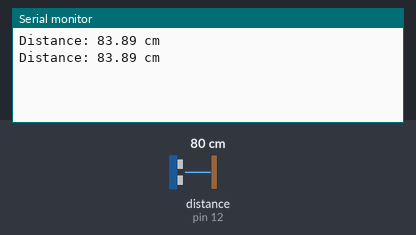
Recording of a sketch running on a simulated Arduino Uno, built with avr-gcc and run on an emulated ATmega328P. Shown: the last lines printed to the serial monitor. Wiring (inferred from the names in the program): ultrasonic range finder: trigger pin 13; echo pin 12. The inputs (shaded band) are chosen by the test bench; at power-on: distance to the obstacle (sensor on pin 12) 80 cm. The echo pulse lasts 58.3 µs per cm.

Above: at 1.8 s.
1.9 s: distance to the obstacle (sensor on pin 12) set to 2 cm
At 2.8 s:
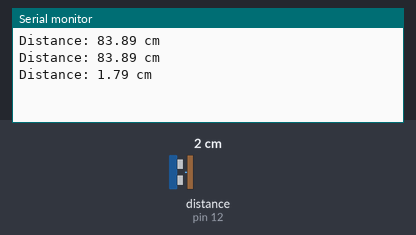
3.4 s: distance to the obstacle (sensor on pin 12) set to 4 cm
At 4.6 s:
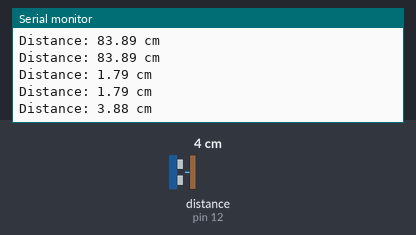
Timing chart, 0 to 6.4 s (numbered marks = the images above; inputs shaded):
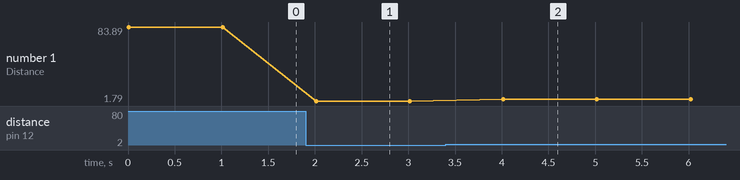

The sketch:

JSN_SR04T_Mode0_Ping_Mode_Advanced.ino
```cpp
/*
Project:  JSN-SR04T Mode0: Ping Mode Advanced - calculate the speed of sound based on temperature and humidity
Author:   Thomas Edlinger for www.edistechlab.com
Date:     Created 19.12.2024
Version:  V1.0
IDE:      Arduino IDE 2.3.4

Required Board (Tools -> Board -> Boards Manager...)
ESP:      Wemos d1 mini light
  - Board: esp8266 by ESP8266 Community V3.1.2

Required libraries (sketch -> include library -> manage libraries)
 -
*/

// Pin definition
const uint8_t echoPin = 12; //D6
const uint8_t trigPin = 13; //D7

// Constans
const unsigned long timeout = 30000;

// Variables
float duration = 0;       // Time for the echo signal to return
float distance = 0;       // Calculated distance
float temperature = 25.0; // Ambient temperature in °C
float humidity = 50.0;    // Relative humidity in %
float speedOfSound = 0;   // Speed of sound in m/s

void setup() {
  Serial.begin(115200);

  // Define pin modes
  pinMode(echoPin, INPUT);
  pinMode(trigPin, OUTPUT);
}

void loop() {
  // Calculate the speed of sound
  speedOfSound = calculateSpeedOfSound(temperature, humidity);

  // Generate the Trigger-Signal
  digitalWrite(trigPin, LOW);
  delayMicroseconds(5);
  digitalWrite(trigPin, HIGH);
  delayMicroseconds(20);
  digitalWrite(trigPin, LOW);

  // Measure the time of the incoming pulse
  duration = pulseIn(echoPin, HIGH, timeout);

  // Check if an echo signal was received
  if (duration == 0) {
  Serial.println("No echo received!");
  return;
  }

  //Calculate the distance
  distance = (duration / 2.0) * (speedOfSound / 10000.0); // Convert to cm

  // Print the result to the serial monitor
  Serial.print("Distance: ");
  Serial.print(distance);
  Serial.println(" cm");

  delay(1000); // Wait for 1 second
}

// Function to calculate the speed of sound based on temperature and humidity
float calculateSpeedOfSound(float temp, float hum) {
  // Calculate the saturation vapor pressure (e) in hPa
  float e = 6.11 * pow(10, (7.5 * temp) / (temp + 237.3));

  // Atmospheric pressure (standard value in hPa)
  float P = 1013.25;

  // Humidity correction factor
  float KH = (0.0124 * hum * e) / P;

  // Calculate the speed of sound
  return 331.3 * sqrt(1 + temp / 273.15) + (0.6 * temp) + KH;
}
```

Measured:
- after the input at 1.9 s, the serial monitor: prints a new line after 0.11 s (image 1)
- after the input at 3.4 s, the serial monitor: prints a new line after 0.62 s (image 2)
- plotted number 1: 83.89 → 1.79 after the input at 1.9 s, 1.79 → 3.88 after the input at 3.4 s
